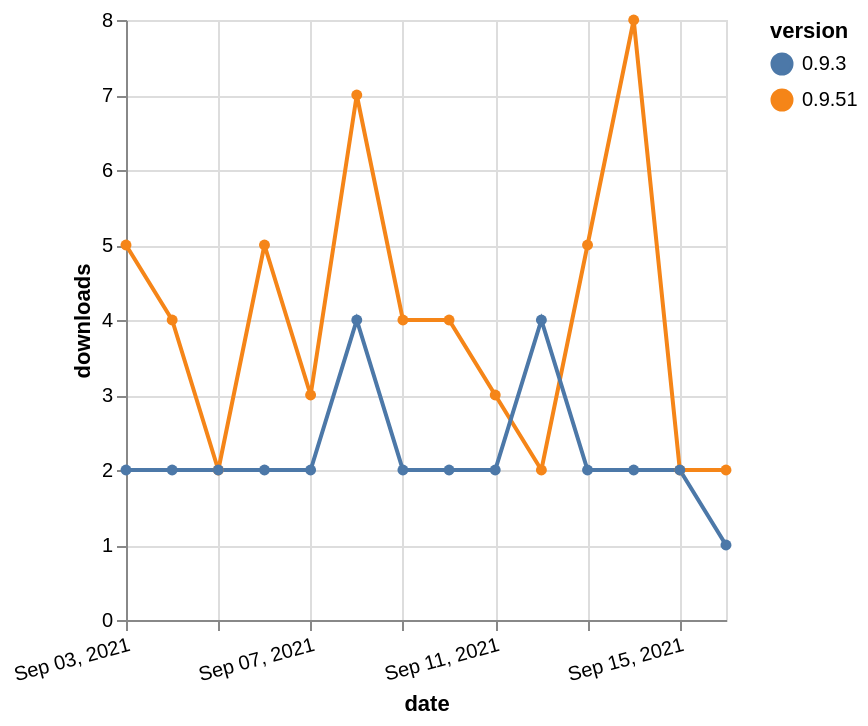

Describe this chart as a Vega-Lite specification.
### Vega-Lite specification from a JSON file in a GitHub repository (floating-point values rounded to 4 significant figures)
{"$schema": "https://vega.github.io/schema/vega-lite/v5.json", "description": "A simple bar chart with embedded data.", "data": {"values": [{"date": "2021-09-03", "total": 32773, "delta": 5, "version": "0.9.51"}, {"date": "2021-09-04", "total": 32777, "delta": 4, "version": "0.9.51"}, {"date": "2021-09-05", "total": 32779, "delta": 2, "version": "0.9.51"}, {"date": "2021-09-06", "total": 32784, "delta": 5, "version": "0.9.51"}, {"date": "2021-09-07", "total": 32787, "delta": 3, "version": "0.9.51"}, {"date": "2021-09-08", "total": 32794, "delta": 7, "version": "0.9.51"}, {"date": "2021-09-09", "total": 32798, "delta": 4, "version": "0.9.51"}, {"date": "2021-09-10", "total": 32802, "delta": 4, "version": "0.9.51"}, {"date": "2021-09-11", "total": 32805, "delta": 3, "version": "0.9.51"}, {"date": "2021-09-12", "total": 32807, "delta": 2, "version": "0.9.51"}, {"date": "2021-09-13", "total": 32812, "delta": 5, "version": "0.9.51"}, {"date": "2021-09-14", "total": 32820, "delta": 8, "version": "0.9.51"}, {"date": "2021-09-15", "total": 32822, "delta": 2, "version": "0.9.51"}, {"date": "2021-09-16", "total": 32824, "delta": 2, "version": "0.9.51"}, {"date": "2021-09-03", "total": 2652, "delta": 2, "version": "0.9.3"}, {"date": "2021-09-04", "total": 2654, "delta": 2, "version": "0.9.3"}, {"date": "2021-09-05", "total": 2656, "delta": 2, "version": "0.9.3"}, {"date": "2021-09-06", "total": 2658, "delta": 2, "version": "0.9.3"}, {"date": "2021-09-07", "total": 2660, "delta": 2, "version": "0.9.3"}, {"date": "2021-09-08", "total": 2664, "delta": 4, "version": "0.9.3"}, {"date": "2021-09-09", "total": 2666, "delta": 2, "version": "0.9.3"}, {"date": "2021-09-10", "total": 2668, "delta": 2, "version": "0.9.3"}, {"date": "2021-09-11", "total": 2670, "delta": 2, "version": "0.9.3"}, {"date": "2021-09-12", "total": 2674, "delta": 4, "version": "0.9.3"}, {"date": "2021-09-13", "total": 2676, "delta": 2, "version": "0.9.3"}, {"date": "2021-09-14", "total": 2678, "delta": 2, "version": "0.9.3"}, {"date": "2021-09-15", "total": 2680, "delta": 2, "version": "0.9.3"}, {"date": "2021-09-16", "total": 2681, "delta": 1, "version": "0.9.3"}]}, "width": "container", "mark": {"type": "line", "point": {"filled": true}}, "encoding": {"x": {"field": "date", "type": "temporal", "timeUnit": "yearmonthdate", "title": "date", "axis": {"labelAngle": -15}}, "y": {"field": "delta", "type": "quantitative", "title": "downloads"}, "color": {"field": "version", "type": "nominal"}, "tooltip": {"field": "delta"}}}
